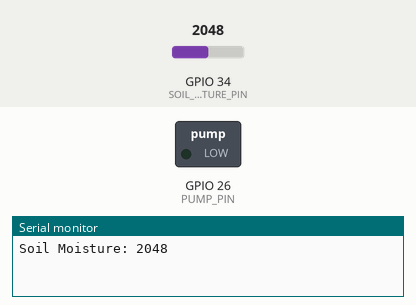
A sketch run on a simulated ESP32. Shown: switched loads named in the sketch (green lamp = pin HIGH), the last lines printed to the serial monitor. Inputs (shaded band) come from the test bench; at power-on: GPIO 34 (SOIL_MOISTURE_PIN) = 2048. WiFi joins after 1.5 s; servers stay silent unless stated.

Above: at 3.0 s.
3.1 s: GPIO 34 (SOIL_MOISTURE_PIN) set to 549
5.0 s: GPIO 34 (SOIL_MOISTURE_PIN) set to 459
At 6.9 s:
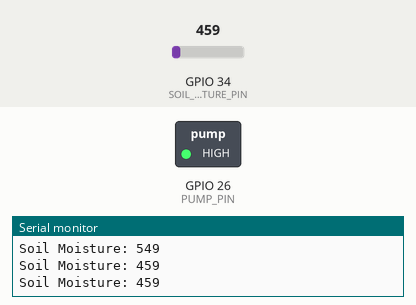
7.3 s: GPIO 34 (SOIL_MOISTURE_PIN) set to 540
At 8.4 s:
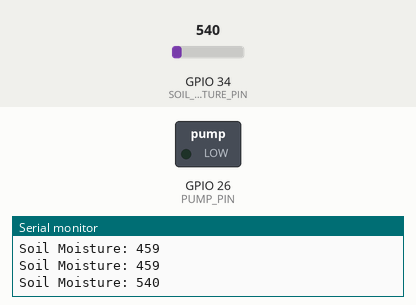
9.3 s: GPIO 34 (SOIL_MOISTURE_PIN) set to 491
At 11.1 s:
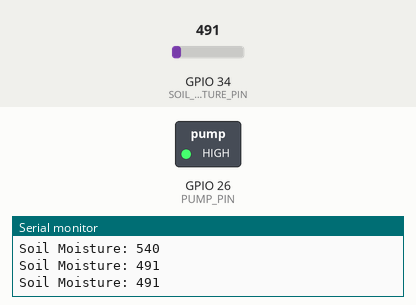
Timing chart, 0 to 12.3 s (numbered marks = the images above; inputs shaded):
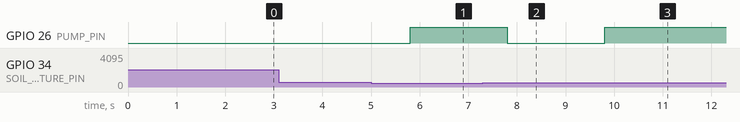

Measured:
- the behaviour switches between 500 and 499 on GPIO 34 (SOIL_MOISTURE_PIN) (found by bisection; images 0 and 1)
- after the input at 5.0 s, GPIO 26 (PUMP_PIN): LOW → HIGH after 0.80 s
- after the input at 7.3 s, GPIO 26 (PUMP_PIN): HIGH → LOW after 0.50 s
- after the input at 9.3 s, GPIO 26 (PUMP_PIN): LOW → HIGH after 0.50 s

The sketch:

ESP32_WiFi_soil_sensor.ino
```cpp
// (licence header left out)
/* Comment this out to disable prints and save space */
#define BLYNK_PRINT Serial

/* Fill in information from Blynk Device Info here */
#define BLYNK_TEMPLATE_ID "TMPLdJutwjQX"
#define BLYNK_TEMPLATE_NAME "Soil moisture and pump"
#define BLYNK_AUTH_TOKEN "YHFgRE3qo2M8fw7eztNt7jR2FsLL-xqN"


#include <WiFi.h>
#include <WiFiClient.h>
#include <BlynkSimpleEsp32.h>

// Your WiFi credentials.
// Set password to "" for open networks.
char ssid[] = "Airtelzerotouch";
char pass[] = "Airtel@123";

#define SOIL_MOISTURE_PIN 34 // analog pin for soil moisture sensor
#define PUMP_PIN 26 // digital pin for pump control

int soilMoistureValue = 0;

BlynkTimer timer;

void setup()
{
  // Debug console
  Serial.begin(9600);

  Blynk.begin("YHFgRE3qo2M8fw7eztNt7jR2FsLL-xqN", "Airtelzerotouch", "Airtel@123");
  pinMode(PUMP_PIN, OUTPUT);
  digitalWrite(PUMP_PIN , LOW);
  timer.setInterval(1000L, checkSoilMoisture);
}


void loop()
{
  Blynk.run();
  timer.run();
}

void checkSoilMoisture() {
  soilMoistureValue = analogRead(SOIL_MOISTURE_PIN);
  Serial.print("Soil Moisture: ");
  Serial.println(soilMoistureValue);
  if (soilMoistureValue < 500) {
    digitalWrite(PUMP_PIN, HIGH);
    //Blynk.notify("Water pump turned ON");
  } else {
    digitalWrite(PUMP_PIN, LOW);
    //Blynk.notify("Water pump turned OFF");
  }
}
```
